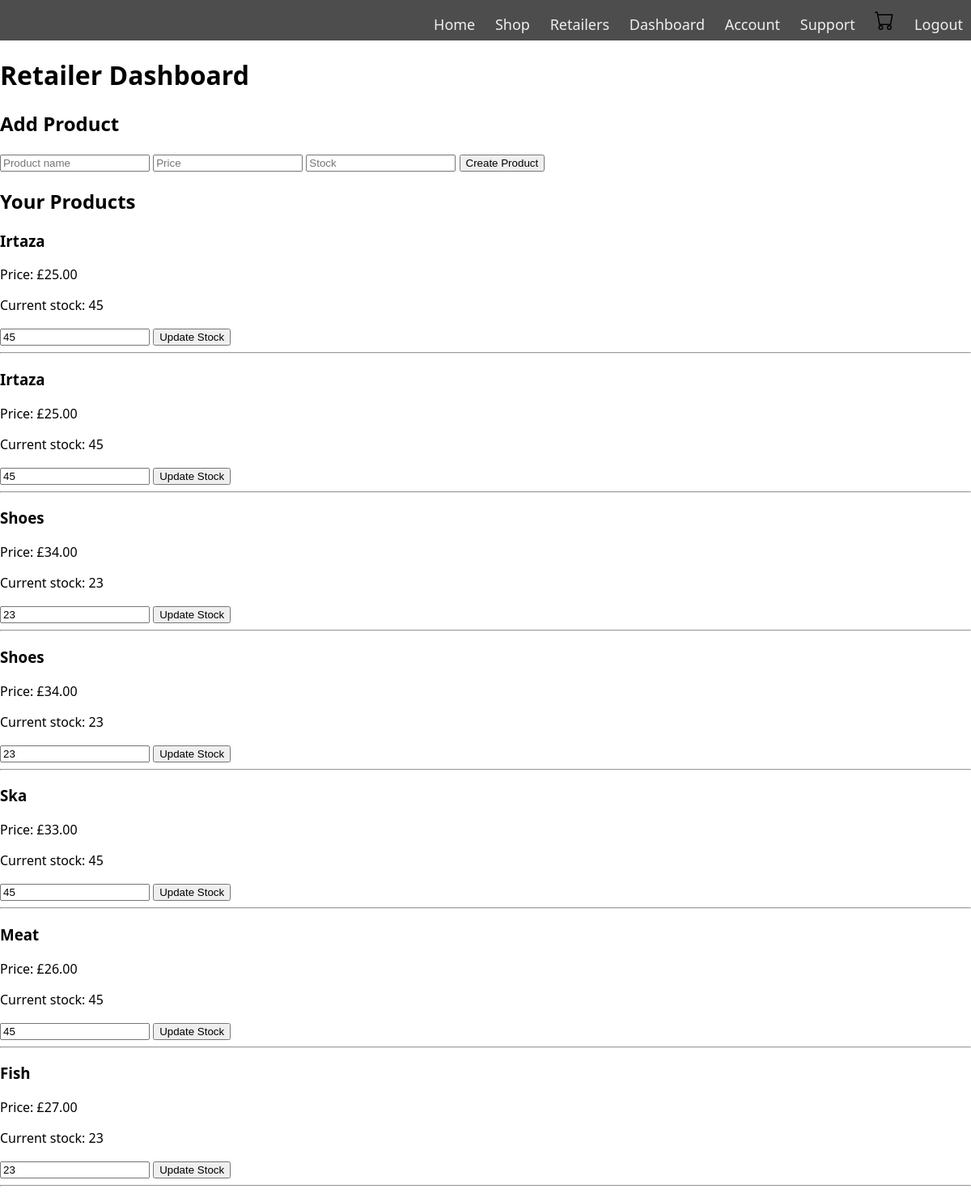
/dashboard/ (signed in), run on the app's committed database.
### cloth/models.py (models this page shows, shortened)
class Product(models.Model):
	retailer = models.ForeignKey(User, on_delete=models.CASCADE, related_name='products')
	name = models.CharField(max_length=120)
	price = models.DecimalField(max_digits=10, decimal_places=2, validators=[MinValueValidator(0)])
	stock = models.PositiveIntegerField(default=0)
	active = models.BooleanField(default=True)
	created_at = models.DateTimeField(auto_now_add=True)

### cloth/views.py (the view, shortened to what this page needs)
# urls.py: path('dashboard/', views.dashboard, name='dashboard'),
@login_required
def dashboard(request):
    profile, created = Profile.objects.get_or_create(user=request.user)
    if not profile.is_retailer:
        messages.error(request, 'Retailer access only.')
        return redirect('home')
    products = Product.objects.filter(retailer=request.user).order_by('-created_at')
    context = {'products': products}
    return render(request, 'cloth/dashboard.html', context)

### cloth/templates/cloth/dashboard.html (shortened to what this page needs)
{% extends 'main.html' %}
{% load static %}
{% block head %}
<link rel="stylesheet" href="{% static 'cloth/styles/dashboard.css' %}">
{% endblock head %}
{% block content %}
<h1>Retailer Dashboard</h1>
<h2>Add Product</h2>
<form method="POST" action="{% url 'dashboard' %}">
	<input type="text" name="name" placeholder="Product name" required>
	<input type="number" step="0.01" min="0" name="price" placeholder="Price" required>
	<input type="number" min="0" name="stock" placeholder="Stock" required>
	<button type="submit">Create Product</button>
</form>
<h2>Your Products</h2>
{% if products %}
	{% for product in products %}
		<div>
			<h3>{{ product.name }}</h3>
			<p>Price: £{{ product.price }}</p>
			<p>Current stock: {{ product.stock }}</p>
			<form method="POST" action="{% url 'dashboard' %}">
				<input type="number" min="0" name="stock" value="{{ product.stock }}" required>
				<button type="submit">Update Stock</button>
			</form>
		</div>
		<hr>
	{% endfor %}
{% else %}
	<p>You have no products listed.</p>
{% endif %}
{% endblock content %}

### static/styles/navbar.css (style rules this page uses)
* { box-sizing: border-box; }
body { margin: 0px; font-family: 'segoe ui'; }

### data on the page
Product: name "Irtaza", price "25.00", stock "45"
Product: name "Irtaza", price "25.00", stock "45"
Product: name "Shoes", price "34.00", stock "23"
Product: name "Shoes", price "34.00", stock "23"
Product: name "Ska", price "33.00", stock "45"
Product: name "Meat", price "26.00", stock "45"
Product: name "Fish", price "27.00", stock "23"
